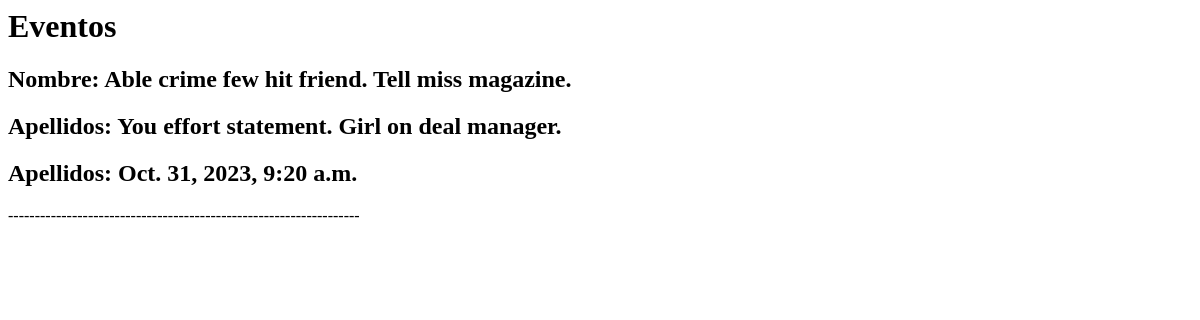
Page /motos/ultima_reserva on the earlier database version.
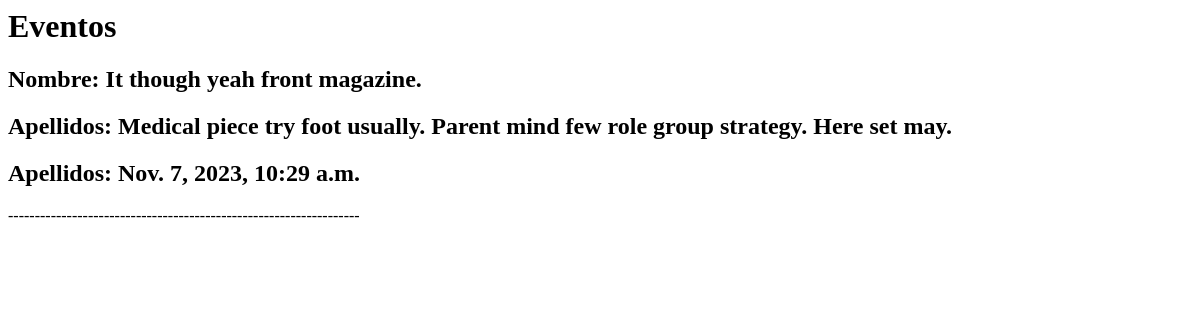
Same page on the later database version.
### moto/models.py (models this page shows)
class ReservaEvento(models.Model):
    evento = models.ForeignKey(Evento, on_delete=models.CASCADE, related_name="reservaevento_evento")
    usuario = models.ForeignKey(Usuario, on_delete=models.CASCADE, related_name="reservaevento_usuario")
    fecha_reserva = models.DateTimeField(default=timezone.now)

class Usuario(models.Model):
    nombre = models.CharField(max_length=50)
    apellidos = models.CharField(max_length=100)
    correo_electronico = models.CharField(max_length=100, unique=True, blank=True)
    contraseña = models.CharField(max_length=50)
    fecha_nacimiento = models.DateField()
    fecha_registro = models.DateTimeField(default=timezone.now)
    preferencias = models.CharField(max_length=100)

### moto/views.py (the view)
# urls.py: path("motos/ultima_reserva", views.ult_reserva , name="ult_cliente"),
def ult_reserva(request):
    cliente = ReservaEvento.objects.select_related("usuario", "evento").all()
    cliente = cliente.order_by("-fecha_reserva")[:1].get()
    return render(request, "evento/ult_cliente.html", {"ult_cliente":cliente})

### moto/templates/evento/ult_cliente.html (shortened to what this page needs)
<!DOCTYPE>
<html>
    <head>
    </head>
    <body>
        <h1>Eventos</h1>
                <div>
                    <h2>Nombre: {{ult_cliente.usuario.nombre}}</h2>
                    <h2>Apellidos: {{ult_cliente.usuario.apellidos}}</h2>
                    <h2>Apellidos: {{ult_cliente.fecha_reserva}}</h2>
                    <p>------------------------------------------------------------------</p>
                </div>
    </body>
</html>

Differences in the rows shown:
no longer on this page (row edited): ReservaEvento: usuario.nombre "Able crime few hit friend. Tell miss magazine.", usuario.apellidos "You effort statement. Girl on deal manager.", fecha_reserva "Oct. 31, 2023, 9:20 a.m."
now on this page (row edited): ReservaEvento: usuario.nombre "It though yeah front magazine.", usuario.apellidos "Medical piece try foot usually. Parent mind few role group strategy. Here set may.", fecha_reserva "Nov. 7, 2023, 10:29 a.m."
